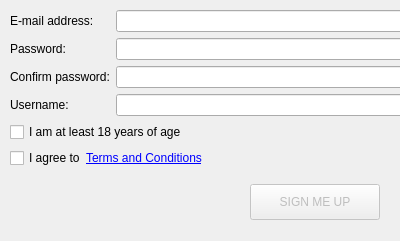
<?xml version="1.0" encoding="UTF-8"?>
<ui version="4.0">
 <class>RegisterWindow</class>
 <widget class="QDialog" name="RegisterWindow">
  <property name="geometry">
   <rect>
    <x>0</x>
    <y>0</y>
    <width>400</width>
    <height>241</height>
   </rect>
  </property>
  <property name="windowTitle">
   <string>Form</string>
  </property>
  <widget class="QWidget" name="verticalLayoutWidget">
   <property name="geometry">
    <rect>
     <x>10</x>
     <y>10</y>
     <width>803</width>
     <height>221</height>
    </rect>
   </property>
   <layout class="QVBoxLayout" name="verticalLayout" stretch="0,0,0,1">
    <property name="spacing">
     <number>6</number>
    </property>
    <item>
     <layout class="QGridLayout" name="gridLayout">
      <item row="0" column="0">
       <widget class="QLabel" name="lbsEMail">
        <property name="text">
         <string>E-mail address:</string>
        </property>
       </widget>
      </item>
      <item row="1" column="0">
       <widget class="QLabel" name="lbsPassword">
        <property name="text">
         <string>Password:</string>
        </property>
       </widget>
      </item>
      <item row="2" column="0">
       <widget class="QLabel" name="lbsConfirmPassword">
        <property name="text">
         <string>Confirm password:</string>
        </property>
       </widget>
      </item>
      <item row="3" column="0">
       <widget class="QLabel" name="lbsUsername">
        <property name="text">
         <string>Username:</string>
        </property>
       </widget>
      </item>
      <item row="0" column="1">
       <widget class="QLineEdit" name="edEmail"/>
      </item>
      <item row="1" column="1">
       <widget class="QLineEdit" name="edPassword">
        <property name="echoMode">
         <enum>QLineEdit::Password</enum>
        </property>
       </widget>
      </item>
      <item row="2" column="1">
       <widget class="QLineEdit" name="edConfirmPassword">
        <property name="echoMode">
         <enum>QLineEdit::Password</enum>
        </property>
       </widget>
      </item>
      <item row="3" column="1">
       <widget class="QLineEdit" name="edUsername"/>
      </item>
     </layout>
    </item>
    <item>
     <widget class="QCheckBox" name="cb18Years">
      <property name="text">
       <string>I am at least 18 years of age</string>
      </property>
     </widget>
    </item>
    <item>
     <layout class="QHBoxLayout" name="horizontalLayout" stretch="0,0,1">
      <property name="spacing">
       <number>0</number>
      </property>
      <item>
       <widget class="QCheckBox" name="cbTOS">
        <property name="text">
         <string>I agree to</string>
        </property>
       </widget>
      </item>
      <item>
       <widget class="QLabel" name="lbsTAC">
        <property name="cursor">
         <cursorShape>PointingHandCursor</cursorShape>
        </property>
        <property name="text">
         <string>&lt;a href=&quot;https://www.google.com&quot;&gt;Terms and Conditions&lt;/a&gt;</string>
        </property>
        <property name="textFormat">
         <enum>Qt::RichText</enum>
        </property>
        <property name="openExternalLinks">
         <bool>true</bool>
        </property>
       </widget>
      </item>
      <item>
       <widget class="QWidget" name="widget_2" native="true"/>
      </item>
     </layout>
    </item>
    <item>
     <widget class="QWidget" name="widget" native="true">
      <widget class="QPushButton" name="btSignUp">
       <property name="enabled">
        <bool>false</bool>
       </property>
       <property name="geometry">
        <rect>
         <x>240</x>
         <y>10</y>
         <width>130</width>
         <height>36</height>
        </rect>
       </property>
       <property name="text">
        <string>SIGN ME UP</string>
       </property>
      </widget>
     </widget>
    </item>
   </layout>
  </widget>
 </widget>
 <resources/>
 <connections/>
</ui>
